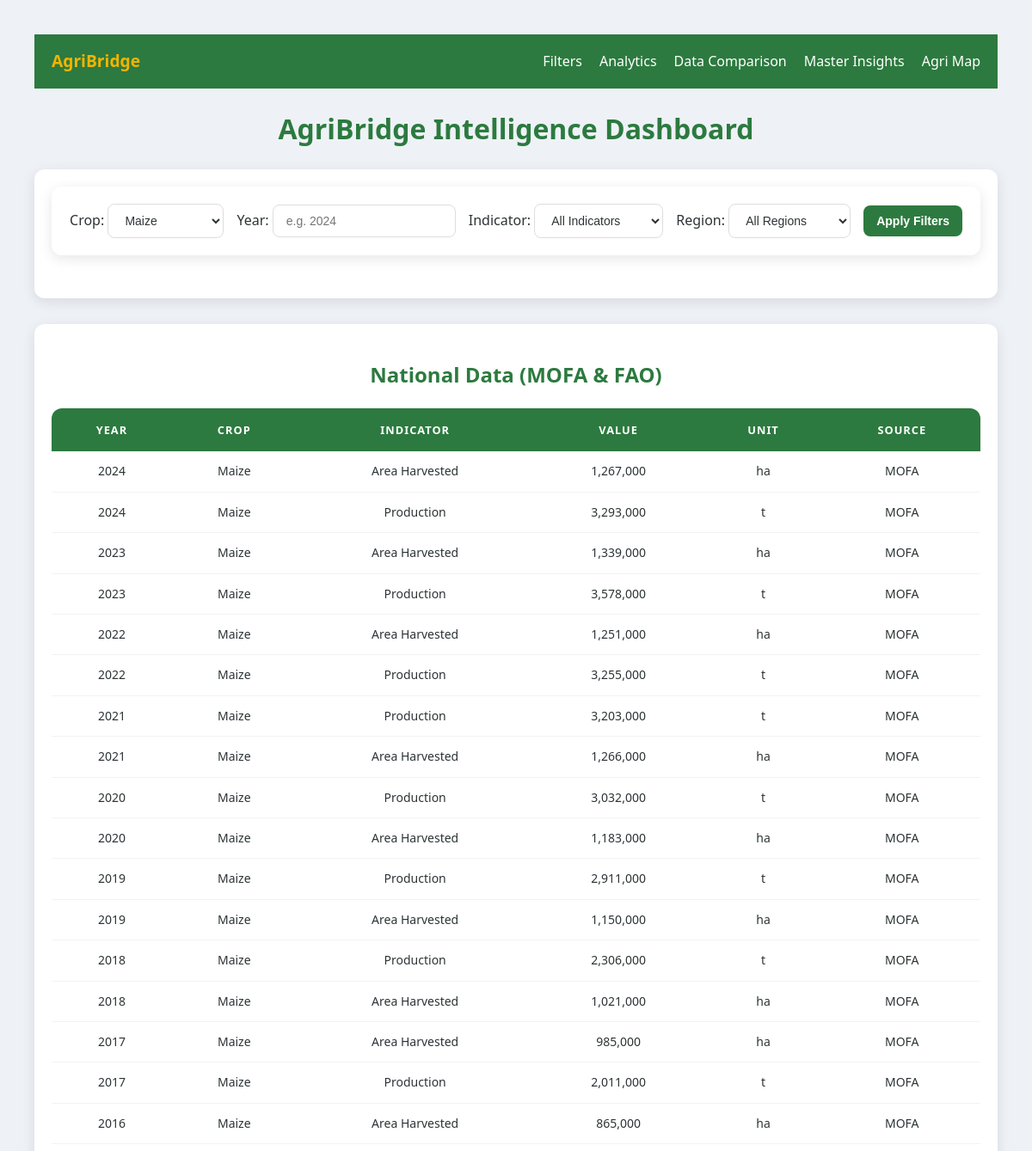
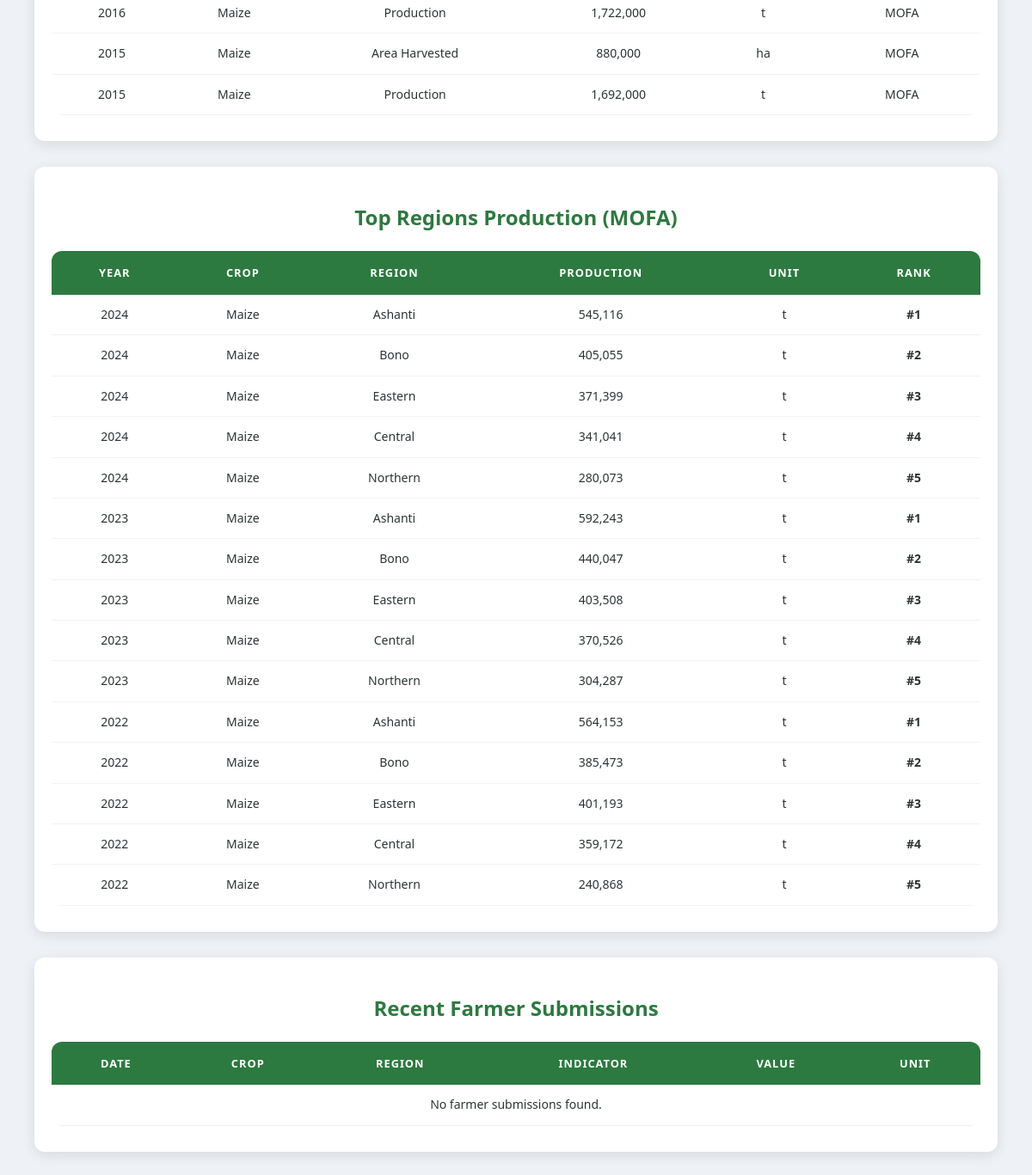
/index.php?crop=1, run on the app's committed database (2 pictures, top to bottom).
### tables this page shows
CREATE TABLE `agricultural_data` (
  `id` int(11) NOT NULL,
  `crop_id` int(11) NOT NULL,
  `region_id` int(11) DEFAULT NULL,
  `year` int(11) NOT NULL,
  `indicator` varchar(100) NOT NULL,
  `value` decimal(15,2) NOT NULL,
  `unit` varchar(50) DEFAULT NULL,
  `source` varchar(50) DEFAULT NULL
);

CREATE TABLE `crops` (
  `id` int(11) NOT NULL,
  `crop_name` varchar(100) NOT NULL
);

CREATE TABLE `top_regions_production` (
  `id` int(11) NOT NULL,
  `crop_id` int(11) NOT NULL,
  `region_id` int(11) NOT NULL,
  `year` int(11) NOT NULL,
  `production` decimal(15,2) NOT NULL,
  `unit` varchar(50) DEFAULT NULL,
  `rank_position` int(11) DEFAULT NULL
);

CREATE TABLE `regions` (
  `id` int(11) NOT NULL,
  `region_name` varchar(100) NOT NULL,
  `latitude` decimal(10,6) DEFAULT NULL,
  `longitude` decimal(10,6) DEFAULT NULL
);

### index.php (the view, shortened to what this page needs)
<?php
include 'db.php';
$crops_res = $conn->query("SELECT id, crop_name FROM crops ORDER BY crop_name");
$selected_crop = $_GET['crop'] ?? '';
$selected_year = $_GET['year'] ?? '';
?>
<!DOCTYPE html>
<html lang="en">
<head>
    <link rel="stylesheet" href="styles.css">
</head>
<body>
    <?php include 'nav.php'; ?>
    <h1>AgriBridge Intelligence Dashboard</h1>
    <div class="card">
        <form method="get" action="index.php">
            <div class="filter-group">
                <label>Crop:</label>
                <select name="crop">
                    <?php while($row = $crops_res->fetch_assoc()): ?>
                        <option value="<?php echo $row['id']; ?>" <?php if($selected_crop == $row['id']) echo "selected"; ?>>
                            <?php echo htmlspecialchars($row['crop_name']); ?>
                        </option>
                    <?php endwhile; ?>
                </select>
            </div>
            <div class="filter-group">
                <label>Year:</label>
                <input type="number" name="year" placeholder="e.g. 2024" value="<?php echo htmlspecialchars($selected_year); ?>">
            </div>
            <div class="filter-group">
                <label>Indicator:</label>
                <select name="indicator">
                    <option value="">All Indicators</option>
                </select>
            </div>
            <div class="filter-group">
                <label>Region:</label>
                <select name="region">
                    <option value="">All Regions</option>
                </select>
            </div>
            <input type="submit" value="Apply Filters" class="filter-btn">
        </form>
    </div>
    <?php
    $national_sql = "SELECT ad.year, c.crop_name, ad.indicator, ad.value, ad.unit, ad.source
                     FROM agricultural_data ad
                     JOIN crops c ON ad.crop_id = c.id
                     WHERE ad.region_id IS NULL";
    if($selected_crop) $national_sql .= " AND ad.crop_id = " . (int)$selected_crop;
    $national_res = $conn->query($national_sql . " ORDER BY ad.year DESC, c.crop_name LIMIT 100");
    $regions_sql = "SELECT tr.year, c.crop_name, r.region_name, tr.production, tr.unit, tr.rank_position
                    FROM top_regions_production tr
                    JOIN crops c ON tr.crop_id = c.id
                    JOIN regions r ON tr.region_id = r.id
                    WHERE 1";
    if($selected_crop) $regions_sql .= " AND tr.crop_id = " . (int)$selected_crop;
    $regions_res = $conn->query($regions_sql . " ORDER BY tr.year DESC, tr.rank_position ASC");
    $farmer_sql = "SELECT fs.created_at, c.crop_name, IFNULL(r.region_name,'N/A') as region_name, fs.indicator, fs.value, fs.unit
                   FROM farmer_submissions fs
                   JOIN crops c ON fs.crop_id = c.id
                   LEFT JOIN regions r ON fs.region_id = r.id
                   WHERE 1";
    if($selected_crop) $farmer_sql .= " AND fs.crop_id = " . (int)$selected_crop;
    $farmer_res = $conn->query($farmer_sql . " ORDER BY fs.created_at DESC");
    ?>
    <div class="card">
        <h2>National Data (MOFA & FAO)</h2>
        <div style="overflow-x: auto;">
            <table>
                <thead>
                    <tr>
                        <th>Year</th><th>Crop</th><th>Indicator</th><th>Value</th><th>Unit</th><th>Source</th>
                    </tr>
                </thead>
                <tbody>
                    <?php if($national_res && $national_res->num_rows > 0): ?>
                        <?php while($row = $national_res->fetch_assoc()): ?>
                            <tr>
                                <td><?php echo $row['year']; ?></td>
                                <td><?php echo htmlspecialchars($row['crop_name']); ?></td>
                                <td><?php echo htmlspecialchars($row['indicator']); ?></td>
                                <td><?php echo number_format($row['value']); ?></td>
                                <td><?php echo htmlspecialchars($row['unit']); ?></td>
                                <td><?php echo htmlspecialchars($row['source']); ?></td>
                            </tr>
                        <?php endwhile; ?>
                    <?php else: ?>
                        <tr><td colspan="6">No national data found matching filters.</td></tr>
                    <?php endif; ?>
                </tbody>
            </table>
        </div>
    </div>
    <div class="card">
        <h2>Top Regions Production (MOFA)</h2>
        <div style="overflow-x: auto;">
            <table>
                <thead>
                    <tr>
                        <th>Year</th><th>Crop</th><th>Region</th><th>Production</th><th>Unit</th><th>Rank</th>
                    </tr>
                </thead>
                <tbody>
                    <?php if($regions_res && $regions_res->num_rows > 0): ?>
                        <?php while($row = $regions_res->fetch_assoc()): ?>
                            <tr>
                                <td><?php echo $row['year']; ?></td>
                                <td><?php echo htmlspecialchars($row['crop_name']); ?></td>
                                <td><?php echo htmlspecialchars($row['region_name']); ?></td>
                                <td><?php echo number_format($row['production']); ?></td>
                                <td><?php echo htmlspecialchars($row['unit']); ?></td>
                                <td><strong>#<?php echo $row['rank_position']; ?></strong></td>
                            </tr>
                        <?php endwhile; ?>
                    <?php else: ?>
                        <tr><td colspan="6">No regional rankings found.</td></tr>
                    <?php endif; ?>
                </tbody>
            </table>
        </div>
    </div>
    <div class="card">
        <h2>Recent Farmer Submissions</h2>
        <div style="overflow-x: auto;">
            <table>
                <thead>
                    <tr>
                        <th>Date</th><th>Crop</th><th>Region</th><th>Indicator</th><th>Value</th><th>Unit</th>
                    </tr>
                </thead>
                <tbody>
                    <?php if($farmer_res && $farmer_res->num_rows > 0): ?>
                        <?php while($row = $farmer_res->fetch_assoc()): ?>
                            <tr>
                                <td><?php echo date('M d, Y', strtotime($row['created_at'])); ?></td>
                                <td><?php echo htmlspecialchars($row['crop_name']); ?></td>
                                <td><?php echo htmlspecialchars($row['region_name']); ?></td>
                                <td><?php echo htmlspecialchars($row['indicator']); ?></td>
                                <td><?php echo number_format($row['value']); ?></td>
                                <td><?php echo htmlspecialchars($row['unit']); ?></td>
                            </tr>
                        <?php endwhile; ?>
                    <?php else: ?>
                        <tr><td colspan="6">No farmer submissions found.</td></tr>
                    <?php endif; ?>
                </tbody>
            </table>
        </div>
    </div>
</body>
</html>

### styles.css (style rules this page uses)
:root { --primary-green: #2c7a3f; --light-green: #f0f8f2; --accent-gold: #f4b400; --text-dark: #2d3436; --bg-gray: #eef2f6; --white: #ffffff; --shadow: 0 4px 15px rgba(0, 0, 0, 0.1); --card-radius: 12px; }
body { font-family: 'Segoe UI', Roboto, Helvetica, Arial, sans-serif; background-color: var(--bg-gray); color: var(--text-dark); line-height: 1.6; margin: 0; padding: clamp(10px, 4vw, 40px); }
h1, h2 { color: var(--primary-green); text-align: center; font-weight: 700; }
form, .card, .chart-container, .container { background: var(--white); padding: 20px; border-radius: var(--card-radius); box-shadow: var(--shadow); margin-bottom: 30px; }
form { display: flex; flex-wrap: wrap; gap: 15px; justify-content: center; align-items: center; }
select, input[type="number"], .filter-btn { padding: 10px 15px; border: 1px solid #ddd; border-radius: 8px; font-size: 14px; background: var(--white); color: var(--text-dark); }
input[type="submit"], .filter-btn { background-color: var(--primary-green); color: white; border: none; cursor: pointer; font-weight: bold; transition: background 0.3s ease, transform 0.2s; }
table { border-collapse: separate; border-spacing: 0; width: 100%; background: var(--white); border-radius: var(--card-radius); overflow: hidden; margin-bottom: 10px; }
th { background-color: var(--primary-green); color: white; padding: 15px; text-transform: uppercase; font-size: 0.8rem; letter-spacing: 1px; border: none; }
td { padding: 12px 15px; border-bottom: 1px solid rgba(0,0,0,0.05); text-align: center; font-size: 14px; }

### data on the page
agricultural_data: year "2024", crop.crop_name "Maize", indicator "Area Harvested", value "1,267,000", unit "ha", source "MOFA"
agricultural_data: year "2024", crop.crop_name "Maize", indicator "Production", value "3,293,000", unit "t", source "MOFA"
agricultural_data: year "2023", crop.crop_name "Maize", indicator "Area Harvested", value "1,339,000", unit "ha", source "MOFA"
agricultural_data: year "2023", crop.crop_name "Maize", indicator "Production", value "3,578,000", unit "t", source "MOFA"
agricultural_data: year "2022", crop.crop_name "Maize", indicator "Area Harvested", value "1,251,000", unit "ha", source "MOFA"
agricultural_data: year "2022", crop.crop_name "Maize", indicator "Production", value "3,255,000", unit "t", source "MOFA"
agricultural_data: year "2021", crop.crop_name "Maize", indicator "Production", value "3,203,000", unit "t", source "MOFA"
agricultural_data: year "2021", crop.crop_name "Maize", indicator "Area Harvested", value "1,266,000", unit "ha", source "MOFA"
agricultural_data: year "2020", crop.crop_name "Maize", indicator "Production", value "3,032,000", unit "t", source "MOFA"
agricultural_data: year "2020", crop.crop_name "Maize", indicator "Area Harvested", value "1,183,000", unit "ha", source "MOFA"
agricultural_data: year "2019", crop.crop_name "Maize", indicator "Production", value "2,911,000", unit "t", source "MOFA"
agricultural_data: year "2019", crop.crop_name "Maize", indicator "Area Harvested", value "1,150,000", unit "ha", source "MOFA"
agricultural_data: year "2018", crop.crop_name "Maize", indicator "Production", value "2,306,000", unit "t", source "MOFA"
agricultural_data: year "2018", crop.crop_name "Maize", indicator "Area Harvested", value "1,021,000", unit "ha", source "MOFA"
agricultural_data: year "2017", crop.crop_name "Maize", indicator "Area Harvested", value "985,000", unit "ha", source "MOFA"
agricultural_data: year "2017", crop.crop_name "Maize", indicator "Production", value "2,011,000", unit "t", source "MOFA"
agricultural_data: year "2016", crop.crop_name "Maize", indicator "Area Harvested", value "865,000", unit "ha", source "MOFA"
agricultural_data: year "2016", crop.crop_name "Maize", indicator "Production", value "1,722,000", unit "t", source "MOFA"
agricultural_data: year "2015", crop.crop_name "Maize", indicator "Area Harvested", value "880,000", unit "ha", source "MOFA"
agricultural_data: year "2015", crop.crop_name "Maize", indicator "Production", value "1,692,000", unit "t", source "MOFA"
top_regions_production: year "2024", crop.crop_name "Maize", region.region_name "Ashanti", production "545,116", unit "t", rank_position "1"
top_regions_production: year "2024", crop.crop_name "Maize", region.region_name "Bono", production "405,055", unit "t", rank_position "2"
top_regions_production: year "2024", crop.crop_name "Maize", region.region_name "Eastern", production "371,399", unit "t", rank_position "3"
top_regions_production: year "2024", crop.crop_name "Maize", region.region_name "Central", production "341,041", unit "t", rank_position "4"
top_regions_production: year "2024", crop.crop_name "Maize", region.region_name "Northern", production "280,073", unit "t", rank_position "5"
top_regions_production: year "2023", crop.crop_name "Maize", region.region_name "Ashanti", production "592,243", unit "t", rank_position "1"
top_regions_production: year "2023", crop.crop_name "Maize", region.region_name "Bono", production "440,047", unit "t", rank_position "2"
top_regions_production: year "2023", crop.crop_name "Maize", region.region_name "Eastern", production "403,508", unit "t", rank_position "3"
top_regions_production: year "2023", crop.crop_name "Maize", region.region_name "Central", production "370,526", unit "t", rank_position "4"
top_regions_production: year "2023", crop.crop_name "Maize", region.region_name "Northern", production "304,287", unit "t", rank_position "5"
top_regions_production: year "2022", crop.crop_name "Maize", region.region_name "Ashanti", production "564,153", unit "t", rank_position "1"
top_regions_production: year "2022", crop.crop_name "Maize", region.region_name "Bono", production "385,473", unit "t", rank_position "2"
top_regions_production: year "2022", crop.crop_name "Maize", region.region_name "Eastern", production "401,193", unit "t", rank_position "3"
top_regions_production: year "2022", crop.crop_name "Maize", region.region_name "Central", production "359,172", unit "t", rank_position "4"
top_regions_production: year "2022", crop.crop_name "Maize", region.region_name "Northern", production "240,868", unit "t", rank_position "5"

### other printed values
form field crop "Maize"
